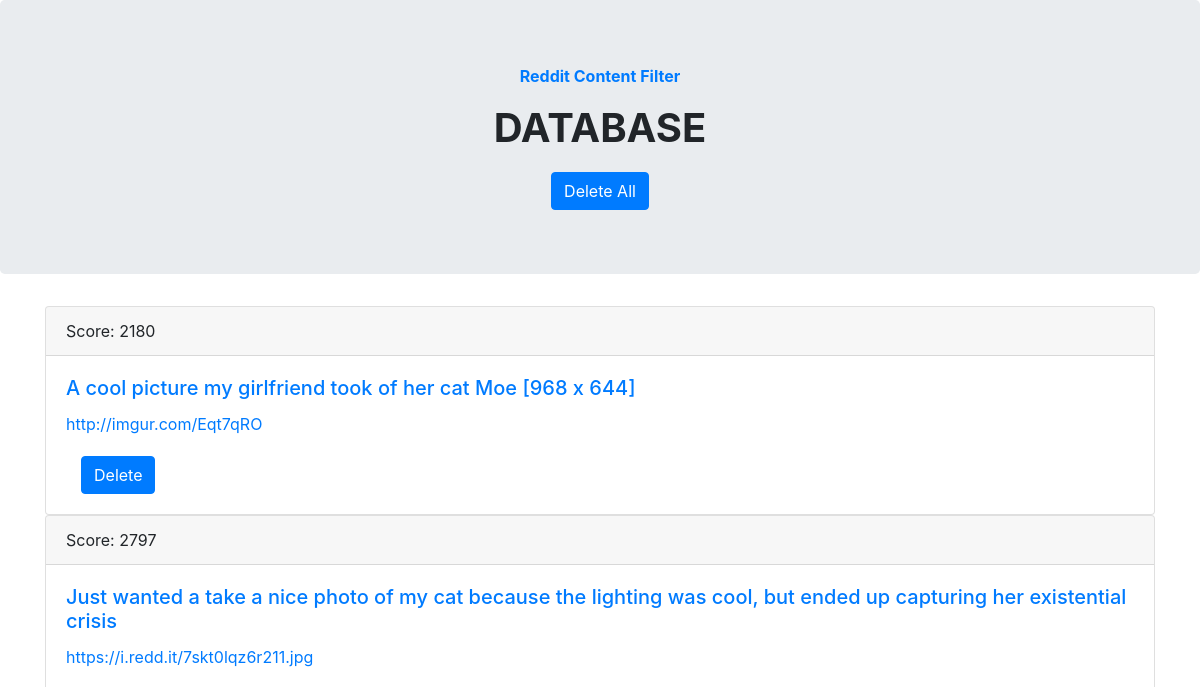
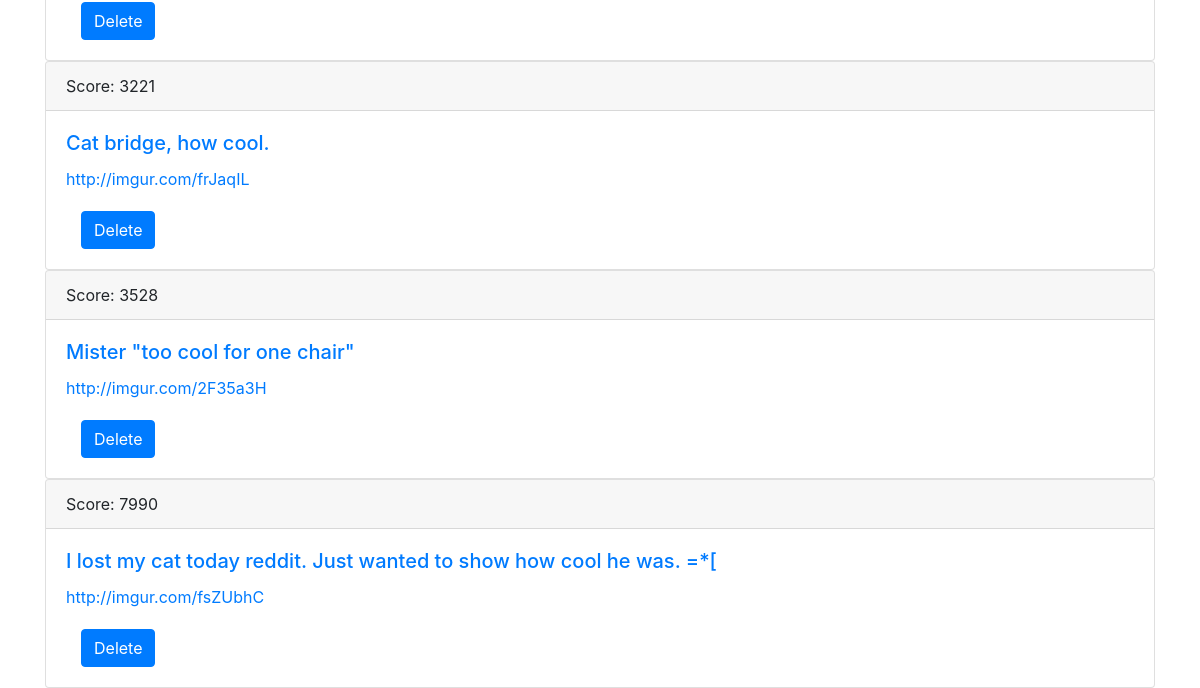
The app's page /savedPosts, older data (2 pictures, top to bottom).
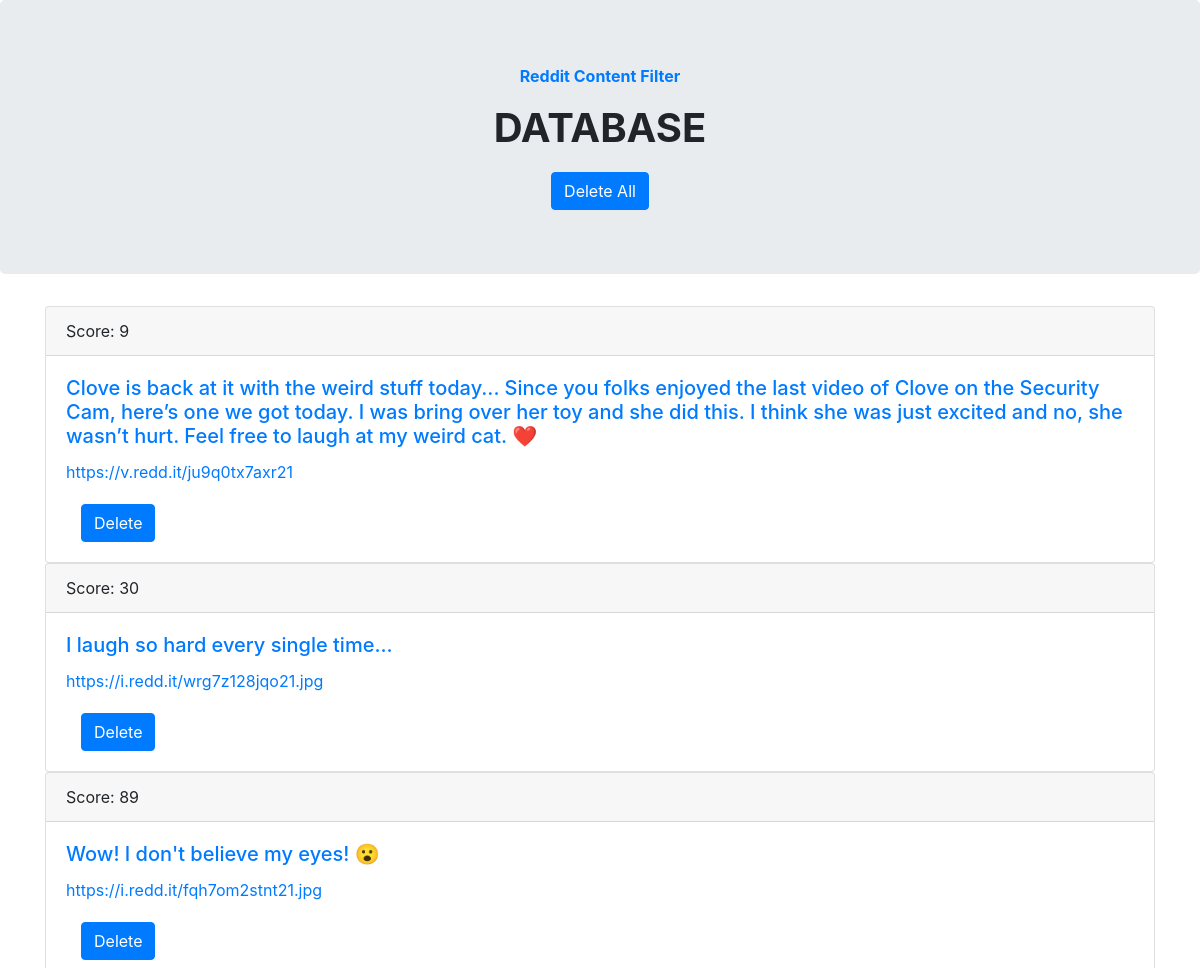
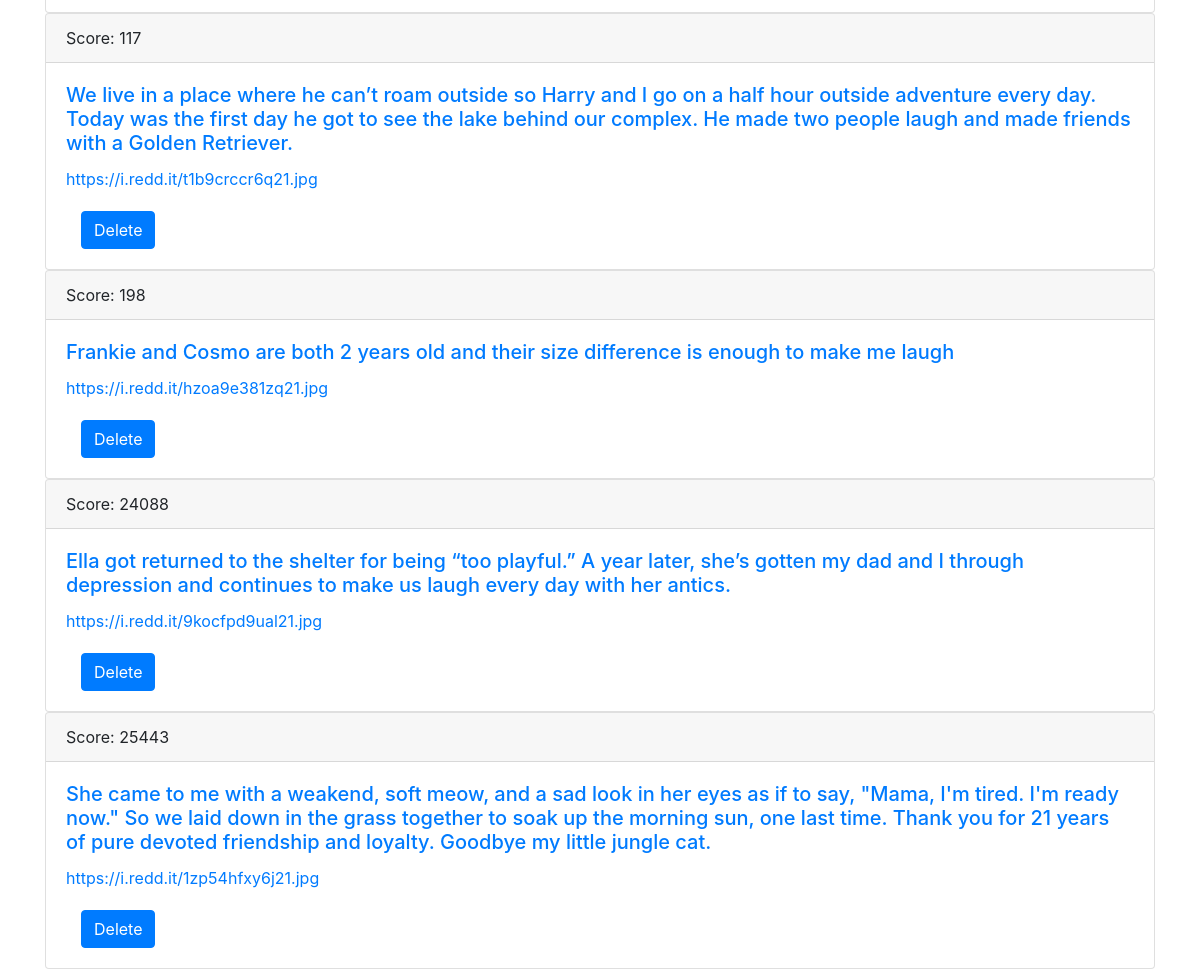
The same page, newer data (2 pictures, top to bottom).
### models.py (models this page shows, shortened)
class Post(db.Model):
    databaseID = db.Column(db.Integer, primary_key=True, autoincrement=True)
    title = db.Column(db.String(80), nullable=False)
    score = db.Column(db.Integer)
    redditID = db.Column(db.String(80))
    url = db.Column(db.String(300), nullable=False)
    comments = db.Column(db.String(40000))
    created = db.Column(db.String(80))
    body = db.Column(db.String(40000))
    media = db.Column(db.String(300))

### app.py (the view)
@app.route("/savedPosts")
def dbInterface():
    posts = Post.query.order_by(Post.score).all()
    return render_template("savedPosts.html", posts=posts)

### templates/savedPosts.html (shortened to what this page needs)
<!doctype html>
<html lang="en">
<head>
	<link rel="stylesheet" href="https://maxcdn.bootstrapcdn.com/bootstrap/4.0.0/css/bootstrap.min.css"
>
</head>
<body>
	<div class="jumbotron align-items-center justify-content-center text-center">
		<div class="container">
			<a class="font-weight-bold" href="/home">
				<p>Reddit Content Filter</p>
			</a>
		</div>
		<h1 class="text-uppercase font-weight-bold" style="margin-bottom: 20px;">Database</h1>
		<form action="/deleteAll" , method="post">
			<div class="container">
				<button type="submit" class="btn btn-primary">Delete All</button>
			</div>
		</form>
	</div>
	{% for post in posts %}
	<div class="container">
		<div class="card">
			<div class="card-header">Score: {{ post["score"] }}</div>
			<div class="card-body">
				<div class="card-text">
					<h5 class="card-title">
						<a href="url: {{ post["url"] }}">{{ post["title"] }}</a>
					</h5>
					<p class="card-text" style="margin-bottom: 20px;">
						{% if post["body"] != '' %}
						{{ post["body"][0:232] }}
						{% if post["body"] | length > 232 %}
						...
						{% endif %}
						{% else %}
						<a href="{{ post["media"] }}">
							{{ post["media"] }}
						</a>
						{% endif %}
					</p>
				</div>
				<form action="/deletePost/{{ post["databaseID"] }}" method="post">
					<div class="container">
						<button type="submit" class="btn btn-primary">Delete</button>
					</div>
				</form>
			</div>
		</div>
	</div>
	{% endfor %}
</body>
</html>

Row changes from the older to the newer data that the page shows:
changed Post: score "2180" → "9"; title "A cool picture my girlfriend took of her cat Moe [968 x 644]" → "Clove is back at it with the weird stuff today... Since you folks enjoyed the last video of Clove on the Security Cam, here’s one we got today. I was bring over her toy and she did this. I think she was just excited and no, she wasn’t hurt. Feel free to laugh at my weird cat. ❤️"; media "http://imgur.com/Eqt7qRO" → "https://v.redd.it/ju9q0tx7axr21"
added Post: score "30", title "I laugh so hard every single time...", media "https://i.redd.it/wrg7z128jqo21.jpg"
added Post: score "89", title "Wow! I don't believe my eyes! 😮", media "https://i.redd.it/fqh7om2stnt21.jpg"
changed Post: score "2797" → "117"; title "Just wanted a take a nice photo of my cat because the lighting was cool, but ended up capturing her existential crisis" → "We live in a place where he can’t roam outside so Harry and I go on a half hour outside adventure every day. Today was the first day he got to see the lake behind our complex. He made two people laugh and made friends with a Golden Retriever."; media "https://i.redd.it/7skt0lqz6r211.jpg" → "https://i.redd.it/t1b9crccr6q21.jpg"
changed Post: score "3221" → "198"; title "Cat bridge, how cool." → "Frankie and Cosmo are both 2 years old and their size difference is enough to make me laugh"; media "http://imgur.com/frJaqIL" → "https://i.redd.it/hzoa9e381zq21.jpg"
changed Post: score "3528" → "24088"; title "Mister \"too cool for one chair\"" → "Ella got returned to the shelter for being “too playful.” A year later, she’s gotten my dad and I through depression and continues to make us laugh every day with her antics."; media "http://imgur.com/2F35a3H" → "https://i.redd.it/9kocfpd9ual21.jpg"
changed Post: score "7990" → "25443"; title "I lost my cat today reddit. Just wanted to show how cool he was. =*[" → "She came to me with a weakend, soft meow, and a sad look in her eyes as if to say, \"Mama, I'm tired. I'm ready now.\" So we laid down in the grass together to soak up the morning sun, one last time. Thank you for 21 years of pure devoted friendship and loyalty. Goodbye my little jungle cat."; media "http://imgur.com/fsZUbhC" → "https://i.redd.it/1zp54hfxy6j21.jpg"
